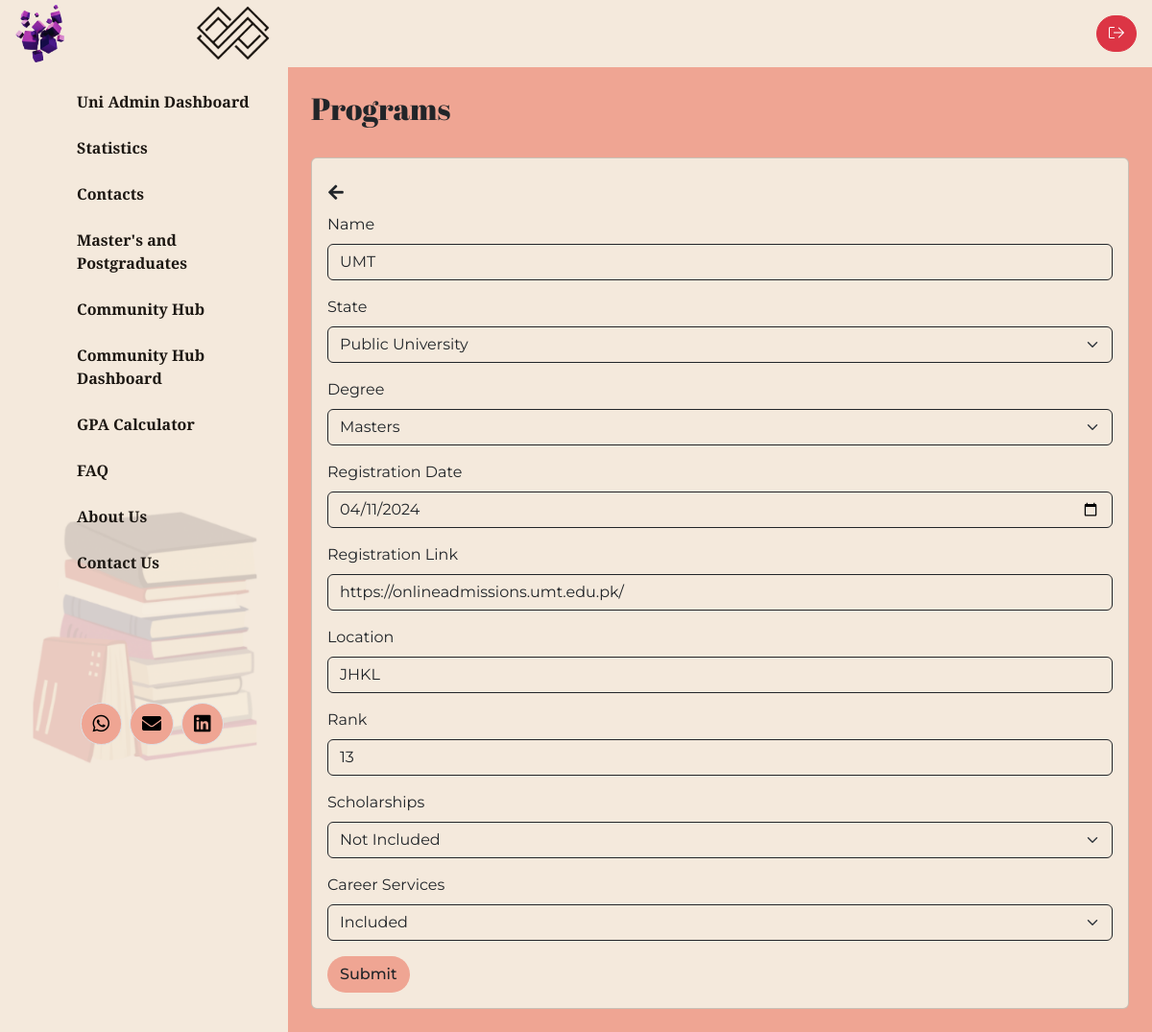
Page /edit-program.php?ID=2 (signed in) on the committed database.
### tables this page shows
CREATE TABLE `programs` (
  `ID` int NOT NULL,
  `Name` varchar(255) NOT NULL,
  `State` varchar(255) NOT NULL,
  `Degree` varchar(255) NOT NULL,
  `Registration_Date` date NOT NULL,
  `Registration_Link` varchar(255) NOT NULL,
  `createdAt` timestamp NULL DEFAULT CURRENT_TIMESTAMP,
  `Location` varchar(255) DEFAULT NULL,
  `Rank` int DEFAULT NULL,
  `Scholarships` varchar(255) DEFAULT 'Included',
  `Career_Services` varchar(255) DEFAULT 'Included'
);

### edit-program.php (the view, shortened to what this page needs)
<?php
require_once "db_conn.php";
$name = $state = $degree = $registration_date = $registration_link = $location = $rank = $career_services = $scholarships = "";
if (isset($_GET['ID'])) {
    $id = mysqli_real_escape_string($conn, $_GET['ID']);
    $sql = "SELECT * FROM programs WHERE ID = $id";
    $result = mysqli_query($conn, $sql);
    if (mysqli_num_rows($result) > 0) {
        $row = mysqli_fetch_assoc($result);
        $name = $row['Name'];
        $state = $row['State'];
        $degree = $row['Degree'];
        $registration_date = $row['Registration_Date'];
        $registration_link = $row['Registration_Link'];
        $location = $row['Location'];
        $rank = $row['Rank'];
        $career_services = $row['Career_Services'];
        $scholarships = $row['Scholarships'];
    }
} else {
    header('location:dashboard.php');
}
?>
<!DOCTYPE html>
<html lang="en">
    <head>
        <link rel="stylesheet" href="./assets/dist/css/bootstrap.min.css">
        <link rel="stylesheet" href="./assets/dist/fontawesome/css/all.css">
        <link rel="stylesheet" href="./assets/dist/css/style.css">
    </head>
    <body cz-shortcut-listen="true">
        <?php include 'header.php'; ?>
        <div class="container-fluid">
            <div class="row">
                <?php include 'navbar.php'; ?>
                <main class="col-md-8 ms-sm-auto col-lg-9 px-md-4 py-4">
                    <div class="d-flex justify-content-between flex-wrap flex-md-nowrap align-items-center pb-2 mb-3">
                        <h2 class="h2 page-title">Programs</h2>
                    </div>
                    <div class="card bg-peach">
                        <div class="card-body">
                            <a href="dashboard.php" class="btn ps-0 fs-18"><i class="fa fa-arrow-left"></i></a>
                            <form method="POST" action="">
                                <div class="mb-3">
                                    <label for="name" class="form-label">Name</label>
                                    <input type="text" class="form-control bg-transparent border-dark" id="name"
                                        required name="name" value="<?php echo htmlspecialchars($name); ?>">
                                </div>
                                <div class="mb-3">
                                    <label for="state" class="form-label">State</label>
                                    <select class="form-select bg-transparent border-dark" id="state" required
                                        name="state">
                                        <option value="public" <?php if ($state == 'public')
                                            echo 'selected'; ?>>Public
                                            University</option>
                                    </select>
                                </div>
                                <div class="mb-3">
                                    <label for="degree" class="form-label">Degree</label>
                                    <select class="form-select bg-transparent border-dark" id="degree" required
                                        name="degree">
                                        <option value="masters" <?php if ($degree == 'masters')
                                            echo 'selected'; ?>>
                                            Masters</option>
                                    </select>
                                </div>
                                <div class="mb-3">
                                    <label for="registration_date" class="form-label">Registration Date</label>
                                    <input type="date" class="form-control bg-transparent border-dark"
                                        id="registration_date" required name="registration_date"
                                        value="<?php echo htmlspecialchars($registration_date); ?>">
                                </div>
                                <div class="mb-3">
                                    <label for="registration_link" class="form-label">Registration Link</label>
                                    <input type="url" class="form-control bg-transparent border-dark"
                                        id="registration_link" required name="registration_link"
                                        value="<?php echo htmlspecialchars($registration_link); ?>">
                                </div>
                                <div class="mb-3">
                                    <label for="location" class="form-label">Location</label>
                                    <input type="text" class="form-control bg-transparent border-dark" id="location"
                                        required name="location" value="<?php echo htmlspecialchars($location); ?>">
                                </div>
                                <div class="mb-3">
                                    <label for="rank" class="form-label">Rank</label>
                                    <input type="number" class="form-control bg-transparent border-dark" id="rank"
                                        required name="rank" value="<?php echo htmlspecialchars($rank); ?>">
                                </div>
                                <div class="mb-3">
                                    <label for="scholarships" class="form-label">Scholarships</label>
                                    <select class="form-select bg-transparent border-dark" id="scholarships" required
                                        name="scholarships">
                                        <option value="Not Included" <?php if ($scholarships == 'Not Included')
                                            echo 'selected'; ?>>Not Included</option>
                                    </select>
                                </div>
                                <div class="mb-3">
                                    <label for="career_services" class="form-label">Career Services</label>
                                    <select class="form-select bg-transparent border-dark" id="career_services" required
                                        name="career_services">
                                        <option value="Included" <?php if ($career_services == 'Included')
                                            echo 'selected'; ?>>Included</option>
                                    </select>
                                </div>
                                <button type="submit" class="btn bg-teapink fw-medium rounded-5">Submit</button>
                            </form>
                        </div>
                    </div>
                </main>
            </div>
        </div>
    </body>
</html>

### rows in the picture
programs: name "UMT", state "Public University", degree "Masters", registration_date "04/11/2024", registration_link "https://onlineadmissions.umt.edu.pk/", location "JHKL", rank "13", scholarships "Not Included", career_services "Included"
